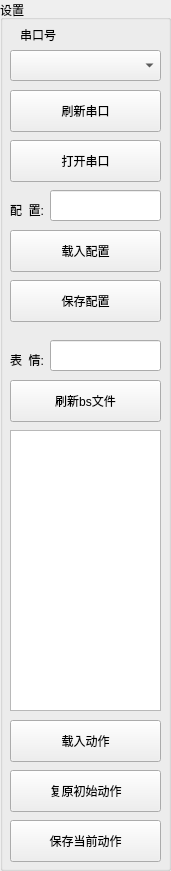
  <widget class="QGroupBox" name="groupBox">
   <property name="geometry">
    <rect>
     <x>1110</x>
     <y>0</y>
     <width>171</width>
     <height>871</height>
    </rect>
   </property>
   <property name="title">
    <string>设置</string>
   </property>
   <widget class="QLabel" name="label_41">
    <property name="geometry">
     <rect>
      <x>10</x>
      <y>200</y>
      <width>41</width>
      <height>20</height>
     </rect>
    </property>
    <property name="text">
     <string>配  置:</string>
    </property>
   </widget>
   <widget class="QLabel" name="label_serial_port">
    <property name="geometry">
     <rect>
      <x>20</x>
      <y>20</y>
      <width>131</width>
      <height>31</height>
     </rect>
    </property>
    <property name="font">
     <font>
      <family>Microsoft Himalaya</family>
     </font>
    </property>
    <property name="text">
     <string>串口号</string>
    </property>
    <property name="textInteractionFlags">
     <set>Qt::TextInteractionFlag::LinksAccessibleByMouse|Qt::TextInteractionFlag::TextSelectableByMouse</set>
    </property>
   </widget>
   <widget class="QPushButton" name="pushButton_refresh_serial">
    <property name="geometry">
     <rect>
      <x>10</x>
      <y>90</y>
      <width>151</width>
      <height>42</height>
     </rect>
    </property>
    <property name="text">
     <string>刷新串口</string>
    </property>
   </widget>
   <widget class="QComboBox" name="comboBox_serial_port">
    <property name="geometry">
     <rect>
      <x>10</x>
      <y>50</y>
      <width>151</width>
      <height>31</height>
     </rect>
    </property>
   </widget>
   <widget class="QPushButton" name="pushButton_save">
    <property name="geometry">
     <rect>
      <x>10</x>
      <y>280</y>
      <width>151</width>
      <height>42</height>
     </rect>
    </property>
    <property name="text">
     <string>保存配置</string>
    </property>
   </widget>
   <widget class="QLineEdit" name="lineEdit_config">
    <property name="geometry">
     <rect>
      <x>50</x>
      <y>190</y>
      <width>111</width>
      <height>31</height>
     </rect>
    </property>
   </widget>
   <widget class="QListWidget" name="listWidget_file">
    <property name="geometry">
     <rect>
      <x>10</x>
      <y>430</y>
      <width>151</width>
      <height>281</height>
     </rect>
    </property>
   </widget>
   <widget class="QPushButton" name="pushButton_refresh">
    <property name="geometry">
     <rect>
      <x>10</x>
      <y>380</y>
      <width>151</width>
      <height>42</height>
     </rect>
    </property>
    <property name="text">
     <string>刷新bs文件</string>
    </property>
   </widget>
   <widget class="QPushButton" name="pushButton_load_state">
    <property name="geometry">
     <rect>
      <x>10</x>
      <y>720</y>
      <width>151</width>
      <height>42</height>
     </rect>
    </property>
    <property name="text">
     <string>载入动作</string>
    </property>
   </widget>
   <widget class="QPushButton" name="pushButton_reset_state">
    <property name="geometry">
     <rect>
      <x>10</x>
      <y>770</y>
      <width>151</width>
      <height>42</height>
     </rect>
    </property>
    <property name="text">
     <string>复原初始动作</string>
    </property>
   </widget>
   <widget class="QPushButton" name="pushButton_save_state">
    <property name="geometry">
     <rect>
      <x>10</x>
      <y>820</y>
      <width>151</width>
      <height>42</height>
     </rect>
    </property>
    <property name="text">
     <string>保存当前动作</string>
    </property>
   </widget>
   <widget class="QPushButton" name="pushButton_load">
    <property name="geometry">
     <rect>
      <x>10</x>
      <y>230</y>
      <width>151</width>
      <height>42</height>
     </rect>
    </property>
    <property name="text">
     <string>载入配置</string>
    </property>
   </widget>
   <widget class="QPushButton" name="pushButton_openORclose_serial">
    <property name="geometry">
     <rect>
      <x>10</x>
      <y>140</y>
      <width>151</width>
      <height>42</height>
     </rect>
    </property>
    <property name="text">
     <string>打开串口</string>
    </property>
   </widget>
   <widget class="QLineEdit" name="lineEdit_bs">
    <property name="geometry">
     <rect>
      <x>50</x>
      <y>340</y>
      <width>111</width>
      <height>31</height>
     </rect>
    </property>
    <property name="text">
     <string/>
    </property>
   </widget>
   <widget class="QLabel" name="label_42">
    <property name="geometry">
     <rect>
      <x>10</x>
      <y>350</y>
      <width>41</width>
      <height>20</height>
     </rect>
    </property>
    <property name="text">
     <string>表  情:</string>
    </property>
   </widget>
  </widget>
